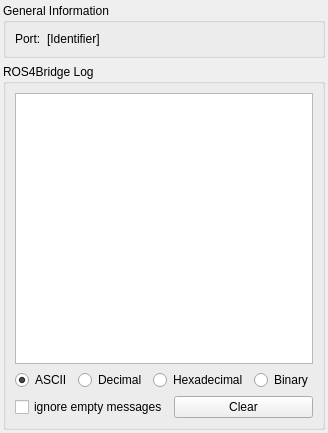
<?xml version="1.0" encoding="UTF-8"?>
<ui version="4.0">
 <class>DockWidgetROS4Bridge</class>
 <widget class="QWidget" name="DockWidgetROS4Bridge">
  <property name="geometry">
   <rect>
    <x>0</x>
    <y>0</y>
    <width>292</width>
    <height>433</height>
   </rect>
  </property>
  <property name="sizePolicy">
   <sizepolicy hsizetype="MinimumExpanding" vsizetype="MinimumExpanding">
    <horstretch>0</horstretch>
    <verstretch>0</verstretch>
   </sizepolicy>
  </property>
  <property name="windowTitle">
   <string>Form</string>
  </property>
  <layout class="QVBoxLayout" name="verticalLayout_5">
   <property name="leftMargin">
    <number>3</number>
   </property>
   <property name="topMargin">
    <number>3</number>
   </property>
   <property name="rightMargin">
    <number>3</number>
   </property>
   <property name="bottomMargin">
    <number>3</number>
   </property>
   <item>
    <widget class="QGroupBox" name="groupBox">
     <property name="sizePolicy">
      <sizepolicy hsizetype="Preferred" vsizetype="Preferred">
       <horstretch>0</horstretch>
       <verstretch>0</verstretch>
      </sizepolicy>
     </property>
     <property name="title">
      <string>General Information</string>
     </property>
     <layout class="QGridLayout" name="gridLayout">
      <item row="0" column="0">
       <widget class="QLabel" name="label_3">
        <property name="text">
         <string>Port:</string>
        </property>
       </widget>
      </item>
      <item row="0" column="1">
       <widget class="QLabel" name="lblIdentifier">
        <property name="sizePolicy">
         <sizepolicy hsizetype="MinimumExpanding" vsizetype="Preferred">
          <horstretch>0</horstretch>
          <verstretch>0</verstretch>
         </sizepolicy>
        </property>
        <property name="text">
         <string>[Identifier]</string>
        </property>
       </widget>
      </item>
     </layout>
    </widget>
   </item>
   <item>
    <widget class="QGroupBox" name="groupBox_3">
     <property name="sizePolicy">
      <sizepolicy hsizetype="Preferred" vsizetype="Expanding">
       <horstretch>0</horstretch>
       <verstretch>0</verstretch>
      </sizepolicy>
     </property>
     <property name="minimumSize">
      <size>
       <width>0</width>
       <height>0</height>
      </size>
     </property>
     <property name="title">
      <string>ROS4Bridge Log</string>
     </property>
     <layout class="QVBoxLayout" name="verticalLayout">
      <item>
       <widget class="QTextEdit" name="textTransfer">
        <property name="enabled">
         <bool>true</bool>
        </property>
        <property name="lineWrapMode">
         <enum>QTextEdit::NoWrap</enum>
        </property>
        <property name="readOnly">
         <bool>true</bool>
        </property>
       </widget>
      </item>
      <item>
       <layout class="QHBoxLayout" name="horizontalLayout_3">
        <item>
         <widget class="QRadioButton" name="RBAscii">
          <property name="sizePolicy">
           <sizepolicy hsizetype="MinimumExpanding" vsizetype="Fixed">
            <horstretch>0</horstretch>
            <verstretch>0</verstretch>
           </sizepolicy>
          </property>
          <property name="text">
           <string>ASCII</string>
          </property>
          <property name="checked">
           <bool>true</bool>
          </property>
         </widget>
        </item>
        <item>
         <widget class="QRadioButton" name="RBDez">
          <property name="sizePolicy">
           <sizepolicy hsizetype="MinimumExpanding" vsizetype="Fixed">
            <horstretch>0</horstretch>
            <verstretch>0</verstretch>
           </sizepolicy>
          </property>
          <property name="text">
           <string>Decimal</string>
          </property>
          <property name="checked">
           <bool>false</bool>
          </property>
         </widget>
        </item>
        <item>
         <widget class="QRadioButton" name="RBHex">
          <property name="sizePolicy">
           <sizepolicy hsizetype="MinimumExpanding" vsizetype="Fixed">
            <horstretch>0</horstretch>
            <verstretch>0</verstretch>
           </sizepolicy>
          </property>
          <property name="text">
           <string>Hexadecimal</string>
          </property>
         </widget>
        </item>
        <item>
         <widget class="QRadioButton" name="RBBin">
          <property name="sizePolicy">
           <sizepolicy hsizetype="MinimumExpanding" vsizetype="Fixed">
            <horstretch>0</horstretch>
            <verstretch>0</verstretch>
           </sizepolicy>
          </property>
          <property name="text">
           <string>Binary</string>
          </property>
         </widget>
        </item>
       </layout>
      </item>
      <item>
       <layout class="QHBoxLayout" name="horizontalLayout_2">
        <item>
         <widget class="QCheckBox" name="checkIgnoreEmpty">
          <property name="text">
           <string>ignore empty messages</string>
          </property>
         </widget>
        </item>
        <item>
         <widget class="QPushButton" name="ClrButton">
          <property name="text">
           <string>Clear</string>
          </property>
         </widget>
        </item>
       </layout>
      </item>
     </layout>
    </widget>
   </item>
  </layout>
 </widget>
 <resources/>
 <connections/>
</ui>
